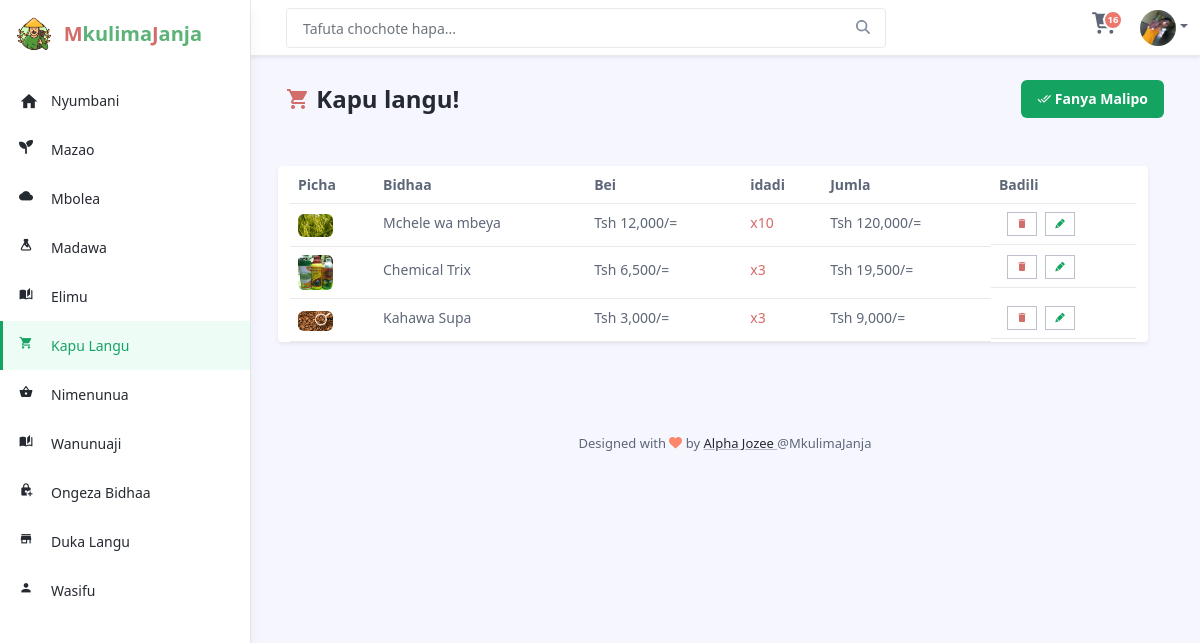
Page /dashboard/cart.php (signed in) on the committed database.
### tables this page shows
CREATE TABLE `users` (
  `id` int(11) NOT NULL,
  `jina_kamili` varchar(30) NOT NULL,
  `username` varchar(15) NOT NULL,
  `password` varchar(8) NOT NULL,
  `simu` varchar(15) NOT NULL,
  `tin_number` varchar(34) NOT NULL,
  `role` varchar(20) NOT NULL DEFAULT 'user',
  `profiles` varchar(200) NOT NULL DEFAULT '../profiles/avatar.png',
  `status` varchar(20) NOT NULL DEFAULT 'active'
);

CREATE TABLE `cart` (
  `id` int(11) NOT NULL,
  `user_id` int(11) NOT NULL,
  `bidhaa_id` int(11) NOT NULL,
  `added_quantity` bigint(20) NOT NULL,
  `status` varchar(23) NOT NULL DEFAULT 'added'
);

CREATE TABLE `bidhaa` (
  `id` int(11) NOT NULL,
  `user_id` int(11) NOT NULL,
  `jina_bidhaa` varchar(50) NOT NULL,
  `bei` bigint(20) NOT NULL,
  `kipimo_bei` varchar(20) NOT NULL,
  `maelezo` longtext NOT NULL,
  `quantity` bigint(20) NOT NULL,
  `kipimo_quantity` varchar(30) NOT NULL,
  `category` varchar(20) NOT NULL,
  `picha` varchar(200) NOT NULL,
  `status` text NOT NULL DEFAULT 'available'
);

### dashboard/cart.php (the view)
<?php include "../layouts/inside_head.php"; ?>
<header class="app-header fixed-top">
    <?php include "../components/top_nav.php"; ?>
    <?php include "../components/sidebar.php"; ?>
</header>
<div class="app-wrapper">
    <div class="app-content pt-3 p-md-3 p-lg-4">
        <div class="container-xl">
            <div class="row g-3 mb-4 align-items-center justify-content-between">
                <div class="col-auto">
                    <h1 class="app-page-title mb-0"><i class="mdi mdi-cart text-danger"></i> Kapu langu!</h1>
                </div>
                <div class="col-auto">
                    <div class="page-utilities">
                        <div class="row g-2 justify-content-start justify-content-md-end align-items-center">
                            <div class="col-auto">
                                <a class="btn app-btn-primary" href="malipo.php"> <i class="mdi mdi-check-all"></i>
                                    Fanya Malipo</a>
                            </div>
                        </div>
                    </div>
                </div>
                <div class="row g-4">
                    <div class="app-card app-card-orders-table shadow-sm mb-5">
                        <div class="app-card-body">
                            <div class="table-responsive">
                                <table class="table app-table-hover mb-0 text-left">
                                    <thead>
                                        <tr>
                                            <th class="cell">Picha</th>
                                            <th class="cell">Bidhaa</th>
                                            <th class="cell">Bei</th>
                                            <th class="cell">idadi</th>
                                            <th class="cell">Jumla</th>
                                            <th class="cell">Badili</th>
                                        </tr>
                                    </thead>
                                    <tbody>
                                        <?php
                                            $user_id = $_SESSION['user_id'];
                                            $sql_check = "SELECT * FROM cart JOIN bidhaa ON cart.bidhaa_id = bidhaa.id WHERE cart.user_id ='$user_id'";
                                            $check = mysqli_query($conn, $sql_check);
                                            while($row = mysqli_fetch_assoc($check)){
                                        ?>
                                            <tr>
                                                <td class="cell"><img src="<?php echo $row['picha']; ?>" class="img-fluid rounded" height="35px" width="35px" alt=""></td>
                                                <td class="cell"><span class="truncate"><?php echo $row['jina_bidhaa']; ?></span></td>
                                                <td class="cell"><span class="truncate">Tsh <?php echo number_format($row['bei']); ?>/=</span></td>
                                                <td class="cell"><span class="truncate text-danger">x<?php echo $row['added_quantity']; ?></span></td>
                                                <td class="cell"><span class="truncate">Tsh <?php echo number_format($row['added_quantity'] * $row['bei']) ?>/=</span></td>
                                                <td class="cell d-flex">
                                                    <a class="btn-sm app-btn-secondary mx-2" href="../logics/deleteCart.php?id=<?php echo $row['id']; ?>"><i class="mdi mdi-delete text-danger"></i></a>
                                                    <a class="btn-sm app-btn-secondary" href="bidhaa.php?id=<?php echo $row['id']; ?>"><i class="mdi mdi-lead-pencil text-primary"></i></a>
                                                </td>
                                            </tr>
                                        <?php } ?>
                                    </tbody>
                                </table>
                            </div>
                        </div>
                    </div>
                </div>
            </div>
        </div>
        <?php include "../components/inner_footer.php" ?>
    </div>
    <?php include "../layouts/inside_foot.php"; ?>

### layouts/inside_head.php (shortened to what this page needs)
<!DOCTYPE html>
<html lang="en">
<head>
	<link id="theme-style" rel="stylesheet" href="../assets/css/mkulima.css">
	<link rel="stylesheet" href="../assets/css/icons.min.css">
</head>
<body class="app">

### components/top_nav.php (shortened to what this page needs)
<div class="app-header-inner">
	<div class="container-fluid py-2">
		<div class="app-header-content">
			<div class="row justify-content-between align-items-center">
				<div class="app-search-box col">
					<form class="app-search-form">
						<input type="text" placeholder="Tafuta chochote hapa..." name="search"
							class="form-control search-input">
						<button type="submit" class="btn search-btn btn-primary" value="Search"><i
								class="fas fa-search"></i></button>
					</form>
				</div>
				<?php
					$user_id = $_SESSION['user_id'];
					$sql = "SELECT * FROM users WHERE id='$user_id'";
					$data = mysqli_query($conn, $sql);
					while($row = mysqli_fetch_assoc($data)){
				?>
					<div class="app-utilities col-auto">
						<div class="app-utility-item app-notifications-dropdown dropdown">
							<?php
								$sql = "SELECT sum(added_quantity) AS 'count' FROM cart  WHERE user_id ='$user_id'";
								$result = mysqli_query($conn, $sql);
								$check = mysqli_fetch_assoc($result);
								$count = $check['count'];
							?>
							<a class="dropdown-toggle no-toggle-arrow"  href="../dashboard/cart.php" >
								<span class="icon-badge"><?php if($count > 0){ echo $count; } else{ echo 0; } ?></span>
							</a>
						</div>
						<div class="app-utility-item app-user-dropdown dropdown">
							<a class="dropdown-toggle" id="user-dropdown-toggle" data-bs-toggle="dropdown" href="#"
								role="button" aria-expanded="false"><img src="<?php echo $row['profiles']; ?>"
									alt="user profile" class="rounded-circle"></a>
						</div>
					</div>
				<?php } ?>
			</div>
		</div>
	</div>
</div>

### components/sidebar.php (shortened to what this page needs)
<div id="app-sidepanel" class="app-sidepanel">
	<div class="sidepanel-inner d-flex flex-column">
		<div class="app-branding">
			<a class="app-logo" href="index.html"><img class="logo-icon me-2" src="../assets/images/back.png" alt="logo">
				<span class="logo-text text-success"><span class="text-danger">M</span>kulima<span class="text-danger">J</span>anja</span></a>
		</div>
		<nav id="app-nav-main" class="app-nav app-nav-main flex-grow-1">
			<ul class="app-menu list-unstyled accordion" id="menu-accordion">
				<?php
				if ($_SESSION['role'] == "mazao" ||  $_SESSION['role'] == "user" || $_SESSION['role'] == "mbolea" || $_SESSION['role'] == "madawa") {
				?>
					<li class="nav-item">
						<a class="nav-link <?= (basename($_SERVER['REQUEST_URI']) == 'home.php') ? 'active':''; ?>" href="../dashboard/home.php">
							<span class="nav-icon">
								<i class="mdi mdi-home fs-5"></i>
							</span>
							<span class="nav-link-text">Nyumbani</span>
						</a>
					</li>
					<li class="nav-item">
						<a class="nav-link <?= (basename($_SERVER['REQUEST_URI']) == 'shop.php?bidhaa=mazao') ? 'active':''; ?>" href="../dashboard/shop.php?bidhaa=mazao">
							<span class="nav-icon">
								<i class="fa-solid fa-seedling"></i>
							</span>
							<span class="nav-link-text">Mazao</span>
						</a>
					</li>
					<li class="nav-item">
						<a class="nav-link <?= (basename($_SERVER['REQUEST_URI']) == 'shop.php?bidhaa=mbolea') ? 'active':''; ?>" href="../dashboard/shop.php?bidhaa=mbolea">
							<span class="nav-icon">
								<i class="mdi mdi-cloud"></i>
							</span>
							<span class="nav-link-text">Mbolea</span>
						</a>
					</li>
					<li class="nav-item">
						<a class="nav-link <?= (basename($_SERVER['REQUEST_URI']) == 'shop.php?bidhaa=madawa') ? 'active':''; ?>" href="../dashboard/shop.php?bidhaa=madawa">
							<span class="nav-icon">
								<i class="mdi mdi-flask"></i>
							</span>
							<span class="nav-link-text">Madawa</span>
						</a>
					</li>
					<li class="nav-item">
						<a class="nav-link <?= (basename($_SERVER['REQUEST_URI']) == 'elimu.php') ? 'active':''; ?>" href="../dashboard/elimu.php">
							<span class="nav-icon">
								<i class="mdi mdi-book-open-page-variant"></i>
							</span>
							<span class="nav-link-text">Elimu</span>
						</a>
					</li>
					<li class="nav-item">
						<a class="nav-link <?= (basename($_SERVER['REQUEST_URI']) == 'cart.php') ? 'active':''; ?>" href="../dashboard/cart.php">
							<span class="nav-icon">
								<i class="mdi mdi-cart"></i>
							</span>
							<span class="nav-link-text">Kapu Langu</span>
						</a>
					</li>
					<li class="nav-item">
						<a class="nav-link <?= (basename($_SERVER['REQUEST_URI']) == 'payed.php') ? 'active':''; ?>" href="../dashboard/payed.php">
							<span class="nav-icon">
								<i class="mdi mdi-basket"></i>
							</span>
							<span class="nav-link-text">Nimenunua</span>
						</a>
					</li>
					<?php
					if ($_SESSION['role'] == "mazao" || $_SESSION['role'] == "mbolea" || $_SESSION['role'] == "madawa") {
					?>
						<li class="nav-item ">
							<a class="nav-link <?= (basename($_SERVER['REQUEST_URI']) == 'wanunuaji.php') ? 'active':''; ?>" href="../muuzaji/wanunuaji.php">
								<span class="nav-icon">
									<i class="mdi mdi-book-open-page-variant"></i>
								</span>
								<span class="nav-link-text">Wanunuaji</span>
							</a>
						</li>
						<li class="nav-item">
							<a class="nav-link <?= (basename($_SERVER['REQUEST_URI']) == 'ongeza_bidhaa.php') ? 'active':''; ?>" href="../muuzaji/ongeza_bidhaa.php">
								<span class="nav-icon">
									<i class="mdi mdi-lock-plus"></i>
								</span>
								<span class="nav-link-text">Ongeza Bidhaa</span>
							</a>
						</li>
						<li class="nav-item">
							<a class="nav-link <?= (basename($_SERVER['REQUEST_URI']) == 'duka_langu.php') ? 'active':''; ?>" href="../muuzaji/duka_langu.php">
								<span class="nav-icon">
									<i class="mdi mdi-store"></i>
								</span>
								<span class="nav-link-text">Duka Langu</span>
							</a>
						</li>
					<?php } ?>
					<li class="nav-item mb-5">
						<a class="nav-link <?= (basename($_SERVER['REQUEST_URI']) == 'profile.php') ? 'active':''; ?>" href="../dashboard/profile.php">
							<span class="nav-icon">
								<i class="mdi mdi-account"></i>
							</span>
							<span class="nav-link-text">Wasifu</span>
						</a>
					</li>
				<?php } ?>
			</ul>
		</nav>
	</div>
</div>

### components/inner_footer.php
<footer class="app-footer  text-center">
    <div class="container text-center py-3">
        <small class="copyright">Designed with <span class="sr-only">love</span><i class="fas fa-heart" style="color: #fb866a;"></i> by <a class="app-link" href="http://alphajozee.me/alpha" target="_blank"> Alpha Jozee </a> @MkulimaJanja</small>
    </div>
</footer>

### layouts/inside_foot.php (shortened to what this page needs)
</body>
</html>

### rows in the picture
users: count "16", profiles (picture)
cart: bidhaa.picha (picture), bidhaa.jina_bidhaa "Mchele wa mbeya", bidhaa.bei "12,000", added_quantity "10", $row['added_quantity']*$row['bei'] "120,000"
cart: bidhaa.picha (picture), bidhaa.jina_bidhaa "Chemical Trix", bidhaa.bei "6,500", added_quantity "3", $row['added_quantity']*$row['bei'] "19,500"
cart: bidhaa.picha (picture), bidhaa.jina_bidhaa "Kahawa Supa", bidhaa.bei "3,000", added_quantity "3", $row['added_quantity']*$row['bei'] "9,000"
